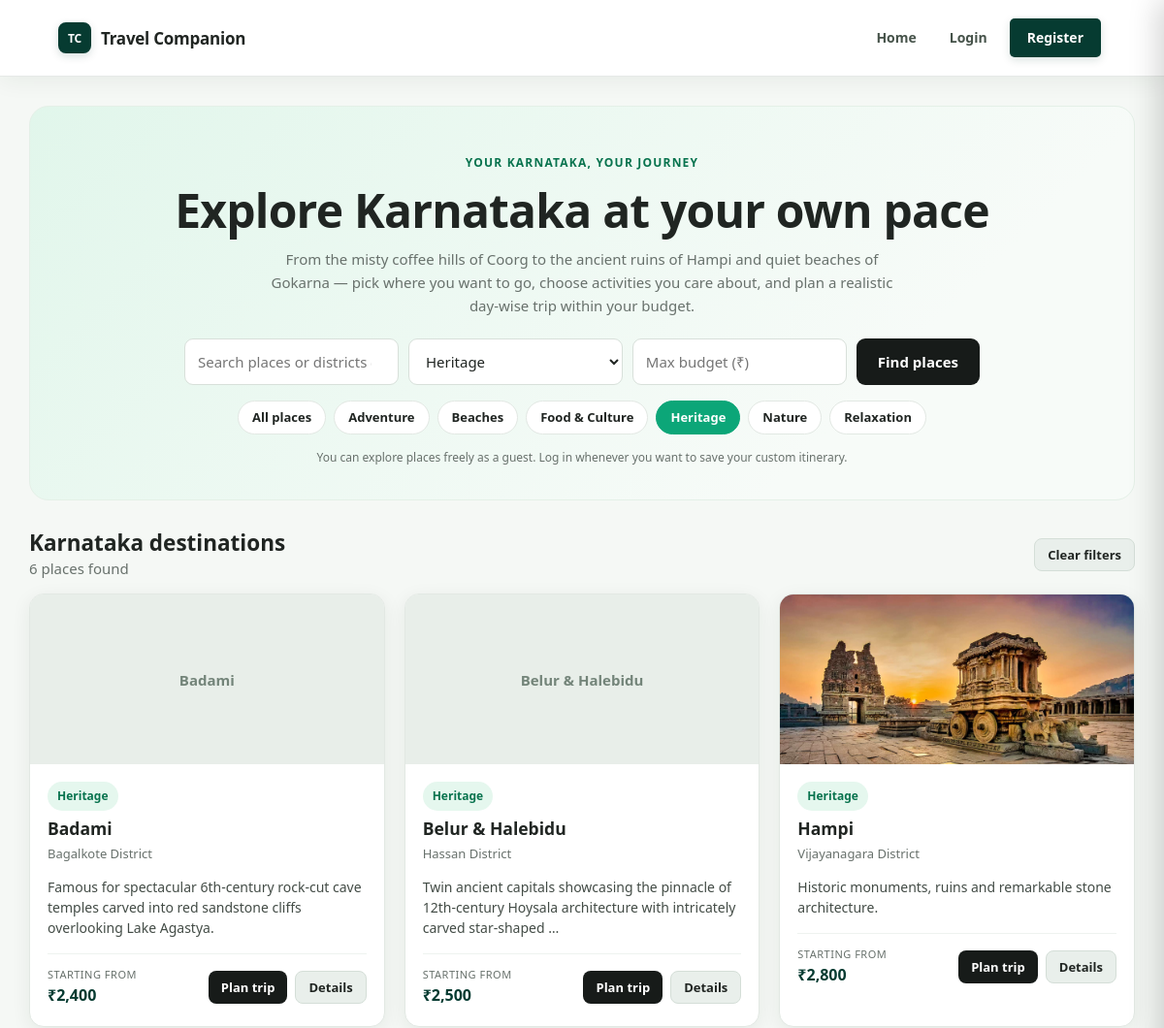
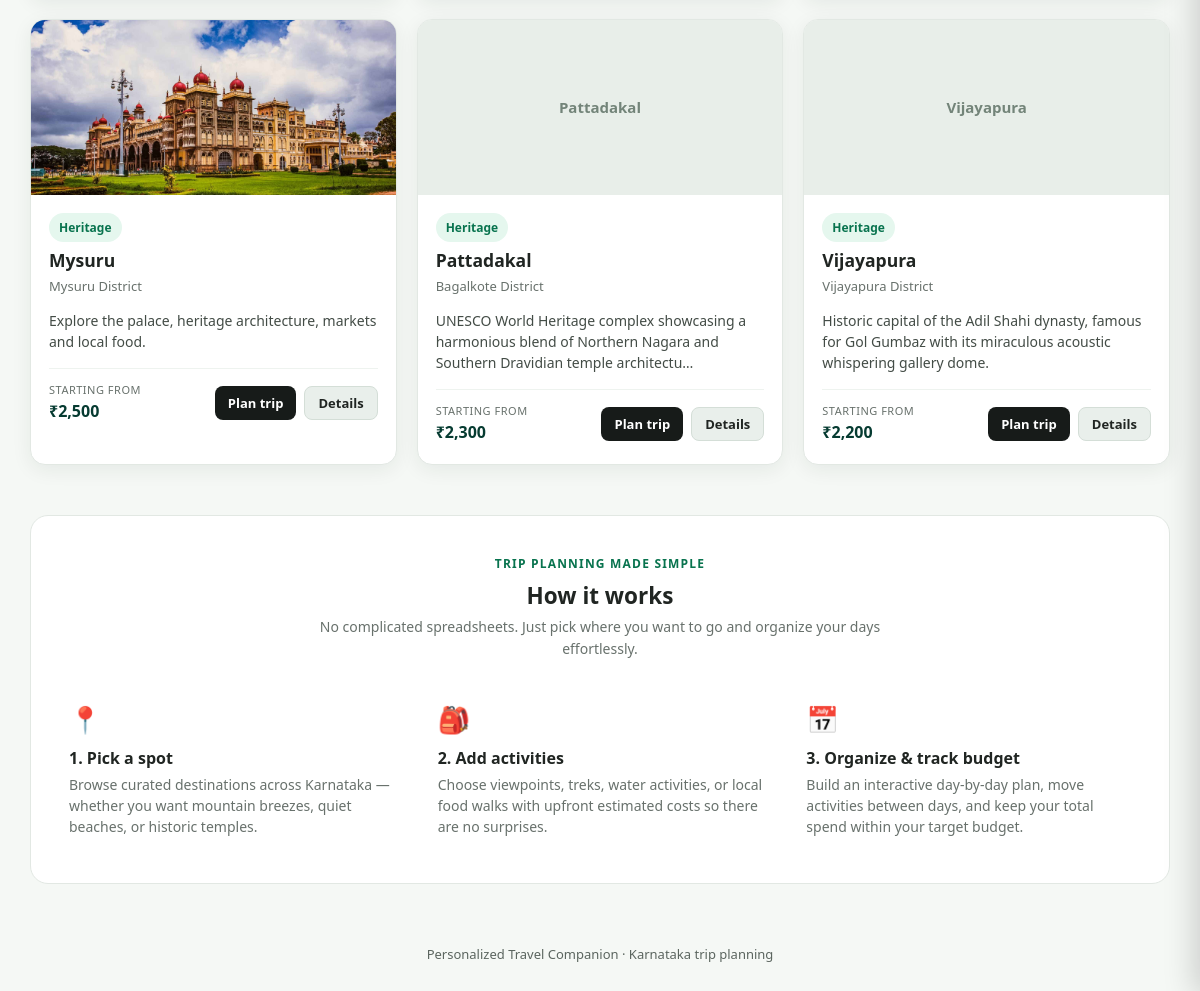
Screenshot of /frontend/index.php?category=3 with the database file from the repository (2 pictures, top to bottom).
### tables this page shows
CREATE TABLE IF NOT EXISTS categories (
    id INT AUTO_INCREMENT PRIMARY KEY,
    name VARCHAR(80) NOT NULL UNIQUE
);

CREATE TABLE IF NOT EXISTS destinations (
    id INT AUTO_INCREMENT PRIMARY KEY,
    name VARCHAR(120) NOT NULL,
    district VARCHAR(100) NOT NULL,
    category_id INT NULL,
    description TEXT,
    image_url VARCHAR(500) DEFAULT '',
    estimated_cost DECIMAL(10,2) NOT NULL DEFAULT 0,
    FOREIGN KEY (category_id)
        REFERENCES categories(id)
        ON DELETE SET NULL
);

### backend/destinations.php (called while the page is built, shortened)
<?php
function ensure_extended_destinations_seeded(PDO $pdo): void
{
    static $seeded = false;
    if ($seeded) {
        return;
    }
    try {
        $count = (int) $pdo->query('SELECT COUNT(*) FROM destinations')->fetchColumn();
        if ($count >= 15) {
            $seeded = true;
            return;
        }
    } catch (Throwable $e) {
    }
}
function get_all_destinations(PDO $pdo, string $q = '', int $categoryId = 0, $budget = null): array
{
    ensure_extended_destinations_seeded($pdo);
    $sql = "SELECT d.*, c.name AS category_name
            FROM destinations d
            LEFT JOIN categories c ON c.id = d.category_id
            WHERE 1=1";
    $params = [];
    $q = trim($q);
    if ($categoryId > 0) {
        $sql .= " AND d.category_id = ?";
        $params[] = $categoryId;
    }
    $sql .= " ORDER BY d.name";
    $stmt = $pdo->prepare($sql);
    $stmt->execute($params);
    return $stmt->fetchAll();
}
function get_destination_categories(PDO $pdo): array
{
    return $pdo->query("SELECT * FROM categories ORDER BY name")->fetchAll();
}

### backend/helpers.php (called while the page is built, shortened)
<?php
if (!function_exists('e')) {
    function e(?string $value): string {
        return htmlspecialchars($value ?? '', ENT_QUOTES, 'UTF-8');
    }
}
if (!function_exists('asset_url')) {
    function asset_url(string $path): string {
        if ($path === '' || preg_match('/^https?:\/\//i', $path)) {
            return $path;
        }
        $script = $_SERVER['SCRIPT_NAME'] ?? '';
        $inAdmin = strpos($script, '/admin') !== false;
        $prefix = $inAdmin ? '../' : '';
        return $prefix . ltrim($path, '/');
    }
}

### frontend/index.php (the view, shortened to what this page needs)
<?php
require_once dirname(__DIR__) . '/backend/destinations.php';
$q = trim($_GET['q'] ?? '');
$category = (int) ($_GET['category'] ?? 0);
$minBudget = trim($_GET['budget'] ?? '');
$destinations = get_all_destinations($pdo, $q, $category, $minBudget);
$categories = get_destination_categories($pdo);
require_once __DIR__ . '/includes/header.php';
?>
<section class="hero">
    <div class="eyebrow">
        Your Karnataka, your journey
    </div>
    <h1>Explore Karnataka at your own pace</h1>
    <p>
        From the misty coffee hills of Coorg to the ancient ruins of Hampi and quiet beaches of Gokarna —
        pick where you want to go, choose activities you care about, and plan a realistic day-wise trip within your budget.
    </p>
    <form class="searchbox" method="get" action="index.php" role="search" aria-label="Search destinations">
        <input
            id="search_query"
            type="search"
            name="q"
            placeholder="Search places or districts (e.g. Coorg, Hampi, Udupi)..."
            value="<?= e($q) ?>"
        >
        <select id="search_category" name="category">
            <?php foreach ($categories as $c): ?>
                <option
                    value="<?= $c['id'] ?>"
                    <?= $category === (int) $c['id'] ? 'selected' : '' ?>
                >
                    <?= e($c['name']) ?>
                </option>
            <?php endforeach; ?>
        </select>
        <input
            id="search_budget"
            type="number"
            min="0"
            step="100"
            name="budget"
            placeholder="Max budget (₹)"
            value="<?= e($minBudget) ?>"
        >
        <button type="submit" class="btn">Find places</button>
    </form>
    <div class="pills-bar">
        <a href="index.php" class="pill <?= ($category === 0 && empty($q) && empty($minBudget)) ? 'active' : '' ?>">
            All places
        </a>
        <?php foreach ($categories as $c): ?>
            <a
                href="index.php?category=<?= (int) $c['id'] ?>"
                class="pill <?= ($category === (int) $c['id']) ? 'active' : '' ?>"
            >
                <?= e($c['name']) ?>
            </a>
        <?php endforeach; ?>
    </div>
    <p class="smalltext" style="margin-top: 14px; margin-bottom: 0;">
        You can explore places freely as a guest. Log in whenever you want to save your custom itinerary.
    </p>
</section>
<div class="between" style="margin-top: 28px; margin-bottom: 14px;">
    <div>
        <h2 style="margin: 0;">Karnataka destinations</h2>
        <span class="muted">
            <?= count($destinations) ?> <?= count($destinations) === 1 ? 'place' : 'places' ?> found
        </span>
    </div>
    <?php if ($q !== '' || $category > 0 || $minBudget !== ''): ?>
        <a class="btn small secondary" href="index.php">
            Clear filters
        </a>
    <?php endif; ?>
</div>
<div class="grid">
    <?php foreach ($destinations as $d): ?>
        <article class="card destination">
            <?php if (!empty($d['image_url'])): ?>
                <img
                    src="<?= e(asset_url($d['image_url'])) ?>"
                    alt="<?= e($d['name']) ?> in <?= e($d['district']) ?> district"
                    loading="lazy"
                    onerror="this.style.display='none'; if(this.nextElementSibling) this.nextElementSibling.style.display='flex';"
                >
                <div style="display: none; height: 175px; background: #e8eee9; align-items: center; justify-content: center; color: #738479; font-weight: 600;">
                    <?= e($d['name']) ?>
                </div>
            <?php else: ?>
                <div style="height: 175px; background: #e8eee9; display: flex; align-items: center; justify-content: center; color: #738479; font-weight: 600;">
                    <?= e($d['name']) ?>
                </div>
            <?php endif; ?>
            <div class="body">
                <span class="tag">
                    <?= e($d['category_name'] ?? 'Explore') ?>
                </span>
                <h3 style="margin-top: 8px; margin-bottom: 4px;"><?= e($d['name']) ?></h3>
                <p class="muted" style="margin-top: 0; margin-bottom: 10px; font-size: 13px;">
                    <?= e($d['district']) ?> District
                </p>
                <p style="font-size: 14px; line-height: 1.5; color: #434c46; margin-bottom: 16px;">
                    <?= e(mb_strimwidth($d['description'] ?? '', 0, 120, '…')) ?>
                </p>
                <div class="between" style="border-top: 1px solid #eef3ef; padding-top: 12px; align-items: center;">
                    <div>
                        <span class="muted" style="display: block; font-size: 11px; text-transform: uppercase; letter-spacing: 0.5px;">Starting from</span>
                        <strong style="color: var(--deep); font-size: 16px;">
                            ₹<?= number_format((float) $d['estimated_cost']) ?>
                        </strong>
                    </div>
                    <div style="display: flex; gap: 8px;">
                        <a
                            class="btn small"
                            href="plan_trip.php?destination_id=<?= (int) $d['id'] ?>"
                            aria-label="Plan a trip to <?= e($d['name']) ?>"
                        >
                            Plan trip
                        </a>
                        <a
                            class="btn small secondary"
                            href="destination.php?id=<?= (int) $d['id'] ?>"
                            aria-label="View details for <?= e($d['name']) ?>"
                        >
                            Details
                        </a>
                    </div>
                </div>
            </div>
        </article>
    <?php endforeach; ?>
</div>
<section style="margin-top: 50px; padding: 34px 26px; background: #ffffff; border: 1px solid var(--line); border-radius: 18px;">
    <div style="text-align: center; max-width: 620px; margin: 0 auto 26px;">
        <span class="eyebrow">Trip Planning Made Simple</span>
        <h2 style="margin: 8px 0 6px;">How it works</h2>
        <p class="muted" style="margin: 0; font-size: 14px;">
            No complicated spreadsheets. Just pick where you want to go and organize your days effortlessly.
        </p>
    </div>
    <div class="grid" style="gap: 20px;">
        <div style="padding: 12px;">
            <div style="font-size: 26px; margin-bottom: 8px;" aria-hidden="true">📍</div>
            <h3 style="font-size: 16px; margin: 0 0 6px;">1. Pick a spot</h3>
            <p class="muted" style="font-size: 14px; margin: 0; line-height: 1.5;">
                Browse curated destinations across Karnataka — whether you want mountain breezes, quiet beaches, or historic temples.
            </p>
        </div>
        <div style="padding: 12px;">
            <div style="font-size: 26px; margin-bottom: 8px;" aria-hidden="true">🎒</div>
            <h3 style="font-size: 16px; margin: 0 0 6px;">2. Add activities</h3>
            <p class="muted" style="font-size: 14px; margin: 0; line-height: 1.5;">
                Choose viewpoints, treks, water activities, or local food walks with upfront estimated costs so there are no surprises.
            </p>
        </div>
        <div style="padding: 12px;">
            <div style="font-size: 26px; margin-bottom: 8px;" aria-hidden="true">📅</div>
            <h3 style="font-size: 16px; margin: 0 0 6px;">3. Organize &amp; track budget</h3>
            <p class="muted" style="font-size: 14px; margin: 0; line-height: 1.5;">
                Build an interactive day-by-day plan, move activities between days, and keep your total spend within your target budget.
            </p>
        </div>
    </div>
</section>
<?php require_once __DIR__ . '/includes/footer.php'; ?>

### frontend/assets/style.css (style rules this page uses)
* { box-sizing: border-box; }
:root { --green: #0ca678; --mint: #36d9a4; --deep: #063b31; --ink: #202522; --muted: #68716c; --paper: #f5f8f5; --line: #e2e8e3; --white: #ffffff; --soft-green: #e5f7ee; --shadow: 0 5px 20px rgba(16, 43, 23, 0.07); --shadow-hover: 0 10px 28px rgba(16, 43, 23, 0.12); }
html { scroll-behavior: smooth; overflow-x: hidden; }
body { margin: 0; min-width: 320px; overflow-x: hidden; background: var(--paper); font: 15px/1.6 system-ui, -apple-system, "Segoe UI", sans-serif; color: var(--ink); }
a { color: var(--deep); text-decoration: none; }
img { max-width: 100%; }
.nav-cta, .btn { background: #171b19; color: white; border: 0; border-radius: 9px; padding: 10px 16px; display: inline-flex; align-items: center; justify-content: center; gap: 6px; cursor: pointer; font: inherit; font-weight: 650; text-align: center; text-decoration: none; line-height: 1.4; vertical-align: middle; transition: background 0.2s ease, transform 0.2s ease, box-shadow 0.2s ease, color 0.2s ease; }
.btn.secondary { background: #e9efeb; color: var(--ink); border: 1px solid #d4ded7; }
.btn.small { padding: 7px 13px; font-size: 13px; border-radius: 8px; }
h1, h2, h3 { line-height: 1.25; color: var(--ink); }
h2 { margin-top: 28px; margin-bottom: 14px; }
.muted { color: var(--muted); }
.hero { text-align: center; padding: 48px 24px 34px; background: linear-gradient(135deg, #e1f6eb, #f7fbf8 75%); border: 1px solid #e4f0e7; border-radius: 20px; margin-bottom: 30px; }
.eyebrow { color: #08734e; font-weight: 800; text-transform: uppercase; letter-spacing: 1.2px; font-size: 12px; }
.hero h1 { font-size: clamp(30px, 4vw, 48px); line-height: 1.12; margin: 12px 0; letter-spacing: -0.8px; }
.hero p { color: var(--muted); max-width: 650px; margin: 0 auto 22px; }
.searchbox { display: flex; max-width: 820px; margin: 22px auto 12px; gap: 10px; flex-wrap: wrap; align-items: stretch; }
.searchbox input, .searchbox select { flex: 1; min-width: 150px; }
.searchbox .btn { flex-shrink: 0; padding: 11px 22px; }
.pills-bar { display: flex; gap: 8px; flex-wrap: wrap; justify-content: center; margin: 16px auto 8px; max-width: 820px; }
.pill { display: inline-block; padding: 6px 14px; border-radius: 20px; background: #ffffff; border: 1px solid var(--line); color: var(--ink); font-size: 13px; font-weight: 600; text-decoration: none; transition: all 0.2s ease; }
.pill.active { background: #0ca678; color: #ffffff; border-color: #0ca678; }
.grid { display: grid; grid-template-columns: repeat(3, minmax(0, 1fr)); gap: 20px; }
.card { background: var(--white); border: 1px solid var(--line); border-radius: 15px; padding: 20px; box-shadow: var(--shadow); transition: box-shadow 0.22s ease, border-color 0.22s ease; }
.destination { padding: 0; overflow: hidden; }
.destination img { width: 100%; height: 175px; object-fit: cover; background: #e8eee9; display: block; transition: transform 0.35s ease; }
.destination .body { padding: 18px; }
.destination .body h3 { margin-top: 10px; margin-bottom: 8px; }
.tag { display: inline-block; background: var(--soft-green); color: #08734e; padding: 5px 10px; border-radius: 20px; font-size: 12px; font-weight: 700; }
.between { display: flex; justify-content: space-between; align-items: center; gap: 12px; flex-wrap: wrap; }
input, select, textarea { font: inherit; padding: 11px 13px; border: 1px solid #d8e0da; border-radius: 9px; background: var(--white); width: 100%; min-width: 0; color: var(--ink); transition: border-color 0.2s ease, box-shadow 0.2s ease; }
.smalltext { font-size: 12px; color: var(--muted); }

### rows the page displays
categories: name "Adventure"
categories: name "Beaches"
categories: name "Food & Culture"
categories: name "Heritage"
categories: name "Nature"
categories: name "Relaxation"
destinations: name "Badami", category.name "Heritage", district "Bagalkote", description "Famous for spectacular 6th-century rock-cut cave temples carved into red sandstone cliffs overlooking Lake Agastya.", estimated_cost "2,400"
destinations: name "Belur & Halebidu", category.name "Heritage", district "Hassan", description "Twin ancient capitals showcasing the pinnacle of 12th-century Hoysala architecture with intricately carved star-shaped …", estimated_cost "2,500"
destinations: image_url+name (picture), category.name "Heritage", name "Hampi", district "Vijayanagara", description "Historic monuments, ruins and remarkable stone architecture.", estimated_cost "2,800"
destinations: image_url (picture), category.name "Heritage", name "Mysuru", district "Mysuru", description "Explore the palace, heritage architecture, markets and local food.", estimated_cost "2,500"
destinations: name "Pattadakal", category.name "Heritage", district "Bagalkote", description "UNESCO World Heritage complex showcasing a harmonious blend of Northern Nagara and Southern Dravidian temple architectu…", estimated_cost "2,300"
destinations: name "Vijayapura", category.name "Heritage", district "Vijayapura", description "Historic capital of the Adil Shahi dynasty, famous for Gol Gumbaz with its miraculous acoustic whispering gallery dome.", estimated_cost "2,200"

### other values shown
count($destinations) "6"
form field category "Heritage"
